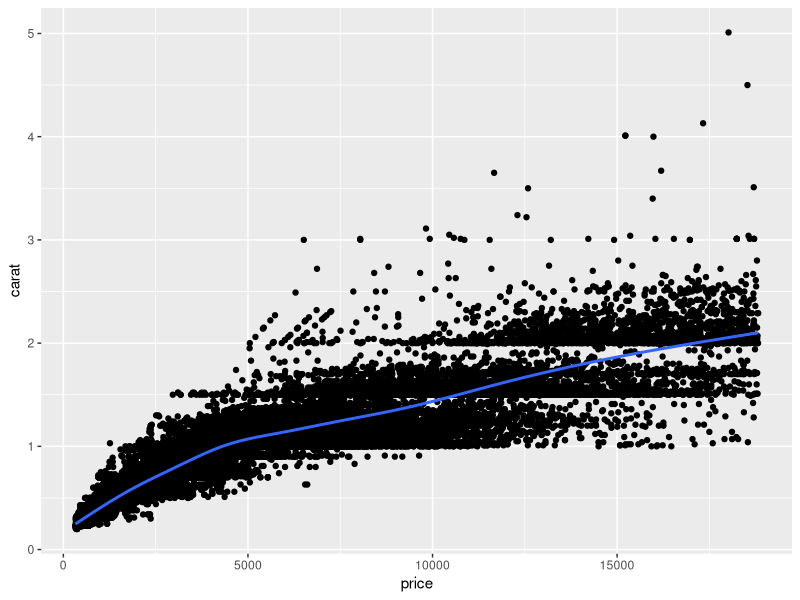
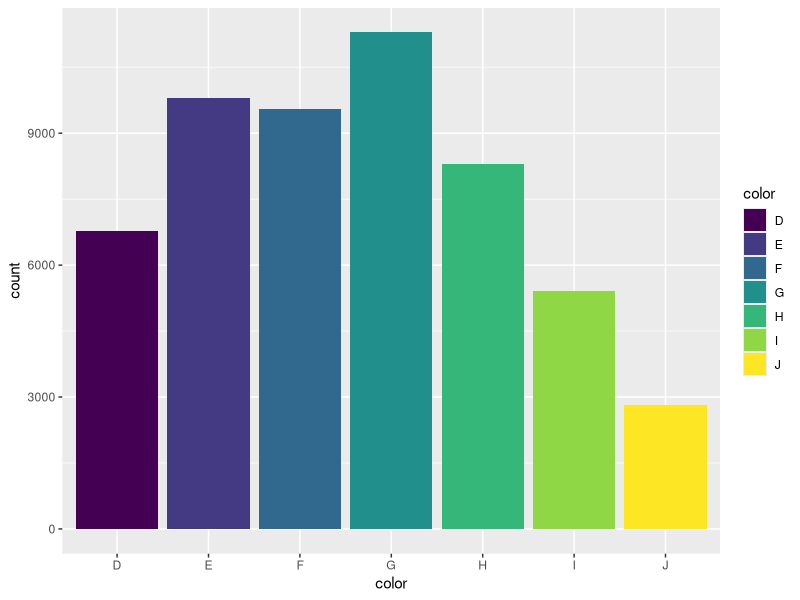

Here is the R script that generated these plots, in order:
## ---- chunk 1
library(tidyverse)
knitr::opts_chunk$set(echo = TRUE)
## ---- chunk 2
ggplot(data = diamonds) + geom_point(aes(x= price, y= carat)) + geom_smooth(aes(x=price, y=carat))
## ---- chunk 3
ggplot(data = diamonds) +
  geom_bar( aes(color, fill = color))
